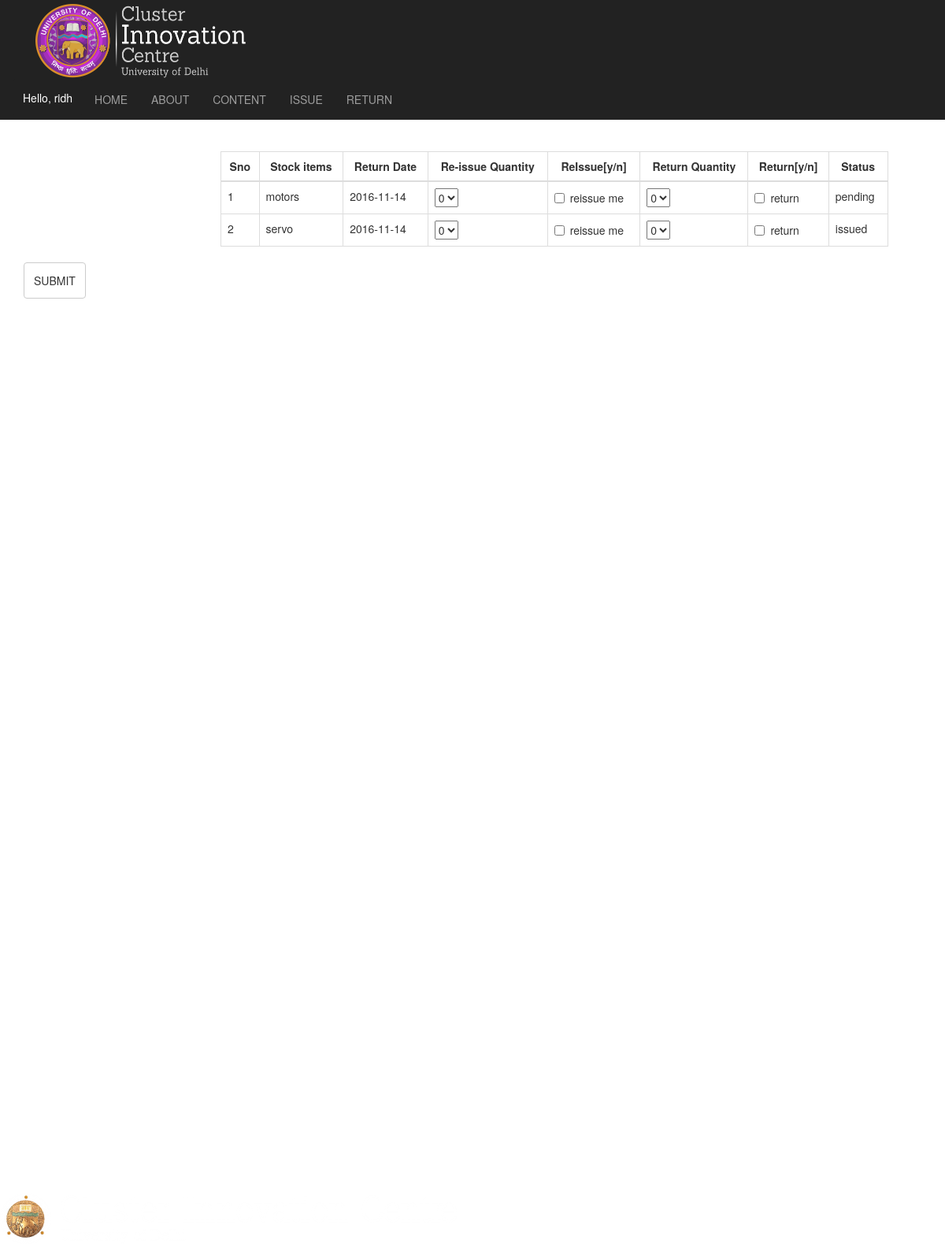
/account-student.php (signed in), run on the app's committed database.
### tables this page shows
CREATE TABLE `users` (
  `user_id` int(5) NOT NULL AUTO_INCREMENT,
  `user_fullname` char(20) NOT NULL,
  `username` varchar(30) NOT NULL,
  `password` varchar(255) NOT NULL,
  `email_id` varchar(255) NOT NULL,
  `user_type` enum('student','admin') DEFAULT NULL,
  PRIMARY KEY (`user_id`)
);

CREATE TABLE `issued_stock_list` (
  `issue_id` int(4) NOT NULL AUTO_INCREMENT,
  `user_id` int(4) NOT NULL,
  `stock_id` int(4) NOT NULL,
  `quantity` int(3) NOT NULL DEFAULT '1',
  `issue_date` date NOT NULL,
  `return_date` date DEFAULT NULL,
  `stock_condition_ok` tinyint(1) NOT NULL,
  `fine_amount` int(5) DEFAULT '0',
  `comments` varchar(255) DEFAULT NULL,
  `return_status` enum('issued','pending','returned') NOT NULL DEFAULT 'issued',
  PRIMARY KEY (`issue_id`),
  KEY `user_id` (`user_id`),
  KEY `stock_id` (`stock_id`),
  CONSTRAINT `issued_stock_list_ibfk_1` FOREIGN KEY (`user_id`) REFERENCES `users` (`user_id`),
  CONSTRAINT `issued_stock_list_ibfk_2` FOREIGN KEY (`stock_id`) REFERENCES `stock_description` (`stock_id`)
);

CREATE TABLE `stock_description` (
  `stock_id` int(4) NOT NULL AUTO_INCREMENT,
  `name` varchar(50) NOT NULL,
  `description` varchar(255) DEFAULT NULL,
  `image_link` varchar(255) DEFAULT NULL,
  PRIMARY KEY (`stock_id`)
);

### functions.php (called while the page is built, shortened)
<?php
function get_username() {
	$conn = setup();
	$result = $conn -> query("SELECT username FROM users WHERE user_id = ".$_SESSION["user_id"].";");
	if ($result->num_rows > 0) {
		$data = $result->fetch_assoc();
		$u_name = $data["username"];
		return $u_name;
	}
	else {
		echo "error in getting username";
		$conn->close();
		return FALSE;
	}
}
function get_stock_name($stock_id) {
	$conn = setup();
	$result = $conn -> query("SELECT name FROM stock_description WHERE stock_id = $stock_id");
	if ($result->num_rows > 0) {
		$data = $result->fetch_assoc();
		$name = $data["name"];
		return $name;
	}
	else {
		echo "error in getting stock name";
		$conn->close();
		return FALSE;
	}
}
function setup() {
	$servername = "localhost";
	$username = "root";
	$pass = "";
	$db_name = "Stock";
	$conn = new mysqli($servername, $username, $pass);
	$conn->query("use ".$db_name);
	return $conn;
}
?>

### account-student.php (the view, shortened to what this page needs)
<!DOCTYPE html>
<?php
require_once "functions.php";
?>
<html lang="en">
<head>
    <link rel="stylesheet" href="css/bootstrap.min.css">
    <link rel="stylesheet" href="stock.css">
</head>
<body>
    <div id="header">
        <div id="top-nav">
            <img src="images/cic_logo.png" height="100px">
        </div>
        <nav class="navbar navbar-inverse">
            <div class="container-fluid">
                    <ul class="nav navbar-nav">
                    <li><div class="row">
                        <div class="col-lg-12">
                            <a href="#" class="btn btn-success" id="menu-toggle"><span ><?php require_once "functions.php";
                            if (isset($_SESSION["user_id"]))
                                {echo "Hello, ".get_username()."";}
                            else
                                { header("Location: index.php");} ?></span></a>
                        </div>
                    </div></li>
                        <li ><a href="home-student.php" >HOME</a></li>
                        <li ><a href="#" >ABOUT</a></li>
                        <li ><a href="#" >CONTENT</a></li>
                        <li ><a href="about-student.php">ISSUE</a></li>
                        <li  ><a href="#" >RETURN</a></li>
                    </ul>
            </div>
         </nav>
    </div>
            <form role="form" action = "test.php" method = "POST">
                     <div class="container" id="issue_tab">
                        <div class="row clearfix">
                            <div class="col-md-9 column">
                                <table class="table table-bordered table-hover">
                                    <thead>
                                        <tr >
                                            <th class="text-center">
                                                Sno
                                            </th>
                                            <th class="text-center">
                                                Stock items
                                            </th>
                                            <th class="text-center">
                                                Return Date
                                            </th>
                                            <th class="text-center">
                                                Re-issue Quantity
                                            </th>
                                            <th class="text-center">
                                                ReIssue[y/n]
                                            </th>
                                            <th class="text-center">
                                                Return Quantity
                                            </th>
                                            <th class="text-center">
                                                Return[y/n]
                                            </th>
                                            <th class="text-center">
                                                Status
                                            </th>
                                            </tr>
                                    </thead>
                                    <tbody>
<?php
require_once "functions.php";
$conn = setup();
$result = $conn->query("SELECT * FROM issued_stock_list WHERE user_id = ".$_SESSION["user_id"]." && quantity != 0");
$i = 1;
if ($result->num_rows > 0) {
    while ($data = $result->fetch_assoc()) { ?>
                                        <tr id='addr1'>
                                        <td>
                                            <?php echo $i; ?>
                                        </td>
                                        <td><?php echo get_stock_name($data["stock_id"]); ?></td>
                                        <td><?php echo $data["return_date"]; ?></td>
                                        <td>
                                          <select name = "reissue_quantity[]">
                                          <?php
                                          if ($data["return_status"] != 'pending') {
                                            for ($j = 0; $j <= $data["quantity"]; $j++) { ?>
                                            <option value = <?php echo $j ?>><?php echo $j ?></option>
                                            <?php }}
                                            else { ?>
                                                <option value = 0>0</option>
                                            <?php } ?>
                                          </select>
                                        </td>
                                        <td><label class="checkbox-inline"><input type="checkbox" name = "reissue_flag[]" value=<?php echo $i-1; ?>>reissue me</label></td>
                                        <td>
                                          <select name = "return_quantity[]">
                                          <?php
                                          if ($data["return_status"] != 'pending') {
                                            for ($j = 0; $j <= $data["quantity"]; $j++) { ?>
                                            <option value = <?php echo $j ?>><?php echo $j ?></option>
                                            <?php }}
                                            else { ?>
                                                <option value = 0>0</option>
                                            <?php } ?>
                                          </select>
                                        </td>
                                        <td><label class="checkbox-inline"><input type="checkbox" name = "return_flag[]" value=<?php echo $i-1; ?>>return </label></td>
                                        <td><?php echo $data["return_status"]; ?></td>
                                        </tr>
<?php
$i++;
}}
?>
                                    </tbody>
                                </table>
                            </div>
                        </div >
                        <input type="SUBMIT" id="reissue" value="SUBMIT" class="btn btn-default">
                    </div>
                </form>
        <div id="page-content-wrapper">
        </div>
        <footer>
            <img src="images/logo_footer.png" class="img-responsive"  widht="40" height="20">
       </footer>
</body>
</html>

### stock.css (style rules this page uses)
.navbar { margin-bottom: 0; border-color: transparent; border-radius: 0; }
footer { position: absolute; width:100%; bottom: 0; text-align: left; z-index: 2; }
html ,body { min-height: 100%; }
body { padding-bottom: 100%; }
html { position: relative; }
#top-nav { padding-left: 45px; background:#222; }
.btn-success { background-color: #222; border-color: #222; }
.btn { padding: 12px 12px; }
.col-md-9 { margin-left: 250px; margin-top: 40px; }
#page-content-wrapper { width: 100%; position: absolute; padding: 15px; }

### data on the page
users: username "ridh"
issued_stock_list: stock.name "motors", return_date "2016-11-14", return_status "0", return_status "pending"
issued_stock_list: stock.name "servo", return_date "2016-11-14", return_status "0", return_status "issued"
